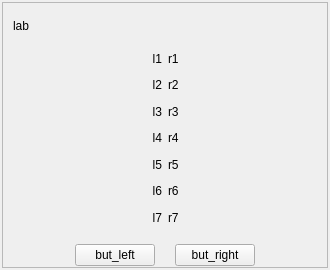
<?xml version="1.0" encoding="UTF-8"?>
<ui version="4.0">
 <class>Form</class>
 <widget class="QWidget" name="Form">
  <property name="geometry">
   <rect>
    <x>0</x>
    <y>0</y>
    <width>330</width>
    <height>270</height>
   </rect>
  </property>
  <property name="windowTitle">
   <string>Form</string>
  </property>
  <layout class="QVBoxLayout" name="verticalLayout_2">
   <property name="margin">
    <number>2</number>
   </property>
   <item>
    <widget class="QFrame" name="frameContainer">
     <property name="frameShape">
      <enum>QFrame::StyledPanel</enum>
     </property>
     <property name="frameShadow">
      <enum>QFrame::Raised</enum>
     </property>
     <layout class="QVBoxLayout" name="verticalLayout">
      <property name="leftMargin">
       <number>0</number>
      </property>
      <property name="topMargin">
       <number>16</number>
      </property>
      <property name="rightMargin">
       <number>0</number>
      </property>
      <property name="bottomMargin">
       <number>0</number>
      </property>
      <item>
       <widget class="QLabel" name="frameTitleLabel">
        <property name="text">
         <string>lab</string>
        </property>
        <property name="indent">
         <number>10</number>
        </property>
       </widget>
      </item>
      <item>
       <widget class="QStackedWidget" name="stackedWidget">
        <property name="currentIndex">
         <number>0</number>
        </property>
        <widget class="QWidget" name="page">
         <layout class="QGridLayout" name="gridLayout">
          <item row="1" column="1">
           <widget class="QLabel" name="r2">
            <property name="text">
             <string>r2</string>
            </property>
           </widget>
          </item>
          <item row="1" column="0">
           <widget class="QLabel" name="l2">
            <property name="text">
             <string>l2</string>
            </property>
            <property name="alignment">
             <set>Qt::AlignRight|Qt::AlignTrailing|Qt::AlignVCenter</set>
            </property>
           </widget>
          </item>
          <item row="0" column="0">
           <widget class="QLabel" name="l1">
            <property name="text">
             <string>l1</string>
            </property>
            <property name="alignment">
             <set>Qt::AlignRight|Qt::AlignTrailing|Qt::AlignVCenter</set>
            </property>
           </widget>
          </item>
          <item row="0" column="1">
           <widget class="QLabel" name="r1">
            <property name="text">
             <string>r1</string>
            </property>
           </widget>
          </item>
          <item row="4" column="0">
           <widget class="QLabel" name="l5">
            <property name="text">
             <string>l5</string>
            </property>
            <property name="alignment">
             <set>Qt::AlignRight|Qt::AlignTrailing|Qt::AlignVCenter</set>
            </property>
           </widget>
          </item>
          <item row="4" column="1">
           <widget class="QLabel" name="r5">
            <property name="text">
             <string>r5</string>
            </property>
           </widget>
          </item>
          <item row="2" column="1">
           <widget class="QLabel" name="r3">
            <property name="text">
             <string>r3</string>
            </property>
           </widget>
          </item>
          <item row="2" column="0">
           <widget class="QLabel" name="l3">
            <property name="text">
             <string>l3</string>
            </property>
            <property name="alignment">
             <set>Qt::AlignRight|Qt::AlignTrailing|Qt::AlignVCenter</set>
            </property>
           </widget>
          </item>
          <item row="3" column="1">
           <widget class="QLabel" name="r4">
            <property name="text">
             <string>r4</string>
            </property>
           </widget>
          </item>
          <item row="3" column="0">
           <widget class="QLabel" name="l4">
            <property name="text">
             <string>l4</string>
            </property>
            <property name="alignment">
             <set>Qt::AlignRight|Qt::AlignTrailing|Qt::AlignVCenter</set>
            </property>
           </widget>
          </item>
          <item row="5" column="0">
           <widget class="QLabel" name="l6">
            <property name="text">
             <string>l6</string>
            </property>
            <property name="alignment">
             <set>Qt::AlignRight|Qt::AlignTrailing|Qt::AlignVCenter</set>
            </property>
           </widget>
          </item>
          <item row="5" column="1">
           <widget class="QLabel" name="r6">
            <property name="text">
             <string>r6</string>
            </property>
           </widget>
          </item>
          <item row="6" column="0">
           <widget class="QLabel" name="l7">
            <property name="text">
             <string>l7</string>
            </property>
            <property name="alignment">
             <set>Qt::AlignRight|Qt::AlignTrailing|Qt::AlignVCenter</set>
            </property>
           </widget>
          </item>
          <item row="6" column="1">
           <widget class="QLabel" name="r7">
            <property name="text">
             <string>r7</string>
            </property>
           </widget>
          </item>
         </layout>
        </widget>
        <widget class="QWidget" name="page_2">
         <layout class="QGridLayout" name="gridLayout_2">
          <item row="6" column="0" colspan="2">
           <spacer name="verticalSpacer">
            <property name="orientation">
             <enum>Qt::Vertical</enum>
            </property>
            <property name="sizeHint" stdset="0">
             <size>
              <width>20</width>
              <height>40</height>
             </size>
            </property>
           </spacer>
          </item>
          <item row="0" column="0">
           <widget class="QLabel" name="p2l1">
            <property name="text">
             <string>custom_name</string>
            </property>
            <property name="alignment">
             <set>Qt::AlignRight|Qt::AlignTrailing|Qt::AlignVCenter</set>
            </property>
           </widget>
          </item>
          <item row="3" column="1">
           <widget class="QLabel" name="p2r4">
            <property name="text">
             <string>TextLabel</string>
            </property>
           </widget>
          </item>
          <item row="1" column="0">
           <widget class="QLabel" name="p2l2">
            <property name="text">
             <string>type</string>
            </property>
            <property name="alignment">
             <set>Qt::AlignRight|Qt::AlignTrailing|Qt::AlignVCenter</set>
            </property>
           </widget>
          </item>
          <item row="1" column="1">
           <widget class="QComboBox" name="comboBox_2"/>
          </item>
          <item row="2" column="0">
           <widget class="QLabel" name="p2l3">
            <property name="text">
             <string>ip</string>
            </property>
            <property name="alignment">
             <set>Qt::AlignRight|Qt::AlignTrailing|Qt::AlignVCenter</set>
            </property>
           </widget>
          </item>
          <item row="2" column="1">
           <widget class="QLabel" name="p2r3">
            <property name="text">
             <string>TextLabel</string>
            </property>
           </widget>
          </item>
          <item row="3" column="0">
           <widget class="QLabel" name="p2l4">
            <property name="text">
             <string>mac</string>
            </property>
            <property name="alignment">
             <set>Qt::AlignRight|Qt::AlignTrailing|Qt::AlignVCenter</set>
            </property>
           </widget>
          </item>
          <item row="4" column="0">
           <widget class="QLabel" name="p2l5">
            <property name="text">
             <string>signal</string>
            </property>
            <property name="alignment">
             <set>Qt::AlignRight|Qt::AlignTrailing|Qt::AlignVCenter</set>
            </property>
           </widget>
          </item>
          <item row="4" column="1">
           <widget class="QLabel" name="p2r5">
            <property name="text">
             <string>TextLabel</string>
            </property>
           </widget>
          </item>
          <item row="5" column="0">
           <widget class="QLabel" name="p2l6">
            <property name="text">
             <string>link rate</string>
            </property>
            <property name="alignment">
             <set>Qt::AlignRight|Qt::AlignTrailing|Qt::AlignVCenter</set>
            </property>
           </widget>
          </item>
          <item row="5" column="1">
           <widget class="QLabel" name="p2r6">
            <property name="text">
             <string>TextLabel</string>
            </property>
           </widget>
          </item>
          <item row="0" column="1">
           <widget class="QLineEdit" name="lineEdit">
            <property name="sizePolicy">
             <sizepolicy hsizetype="Preferred" vsizetype="Fixed">
              <horstretch>0</horstretch>
              <verstretch>0</verstretch>
             </sizepolicy>
            </property>
           </widget>
          </item>
         </layout>
        </widget>
       </widget>
      </item>
      <item>
       <widget class="QFrame" name="frame">
        <property name="frameShape">
         <enum>QFrame::NoFrame</enum>
        </property>
        <property name="frameShadow">
         <enum>QFrame::Plain</enum>
        </property>
        <layout class="QHBoxLayout" name="horizontalLayout">
         <property name="spacing">
          <number>20</number>
         </property>
         <property name="topMargin">
          <number>1</number>
         </property>
         <property name="bottomMargin">
          <number>1</number>
         </property>
         <item>
          <spacer name="horizontalSpacer">
           <property name="orientation">
            <enum>Qt::Horizontal</enum>
           </property>
           <property name="sizeHint" stdset="0">
            <size>
             <width>44</width>
             <height>20</height>
            </size>
           </property>
          </spacer>
         </item>
         <item>
          <widget class="QPushButton" name="but_left">
           <property name="text">
            <string>but_left</string>
           </property>
           <property name="autoDefault">
            <bool>true</bool>
           </property>
          </widget>
         </item>
         <item>
          <widget class="QPushButton" name="but_right">
           <property name="text">
            <string>but_right</string>
           </property>
           <property name="autoDefault">
            <bool>true</bool>
           </property>
          </widget>
         </item>
         <item>
          <spacer name="horizontalSpacer_2">
           <property name="orientation">
            <enum>Qt::Horizontal</enum>
           </property>
           <property name="sizeHint" stdset="0">
            <size>
             <width>44</width>
             <height>20</height>
            </size>
           </property>
          </spacer>
         </item>
        </layout>
       </widget>
      </item>
     </layout>
    </widget>
   </item>
  </layout>
 </widget>
 <resources/>
 <connections/>
</ui>
